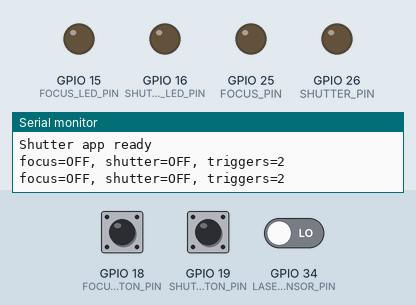
This program was run on a simulated ESP32. Parts: output pins drawn as LEDs (lit = HIGH), the last lines printed to the serial monitor. Inputs (shaded band) come from the test bench; at power-on: GPIO 18 (FOCUS_BUTTON_PIN) LOW, GPIO 19 (SHUTTER_BUTTON_PIN) LOW, GPIO 34 (LASER_SENSOR_PIN) LOW.

Above: at 1.2 s.
1.3 s: GPIO 18 (FOCUS_BUTTON_PIN) pulled HIGH for 0.15 s
At 1.42 s:
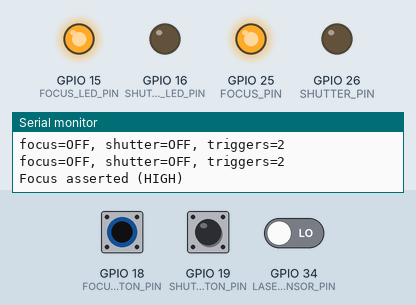
3.0 s: GPIO 19 (SHUTTER_BUTTON_PIN) pulled HIGH for 0.15 s
At 3.15 s:
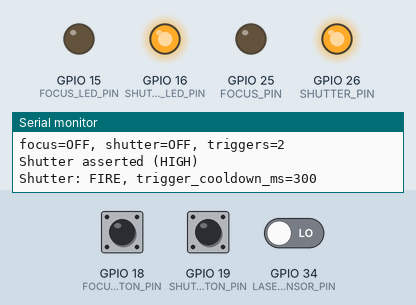
4.7 s: GPIO 18 (FOCUS_BUTTON_PIN) pulled HIGH for 1 s
At 6.9 s:
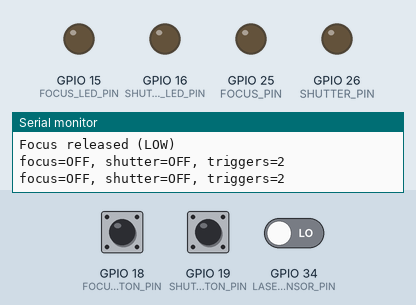
7.2 s: GPIO 18 (FOCUS_BUTTON_PIN) pulled HIGH for 3.2 s
At 8.2 s:
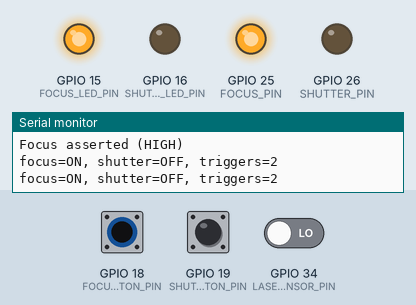
11.9 s: GPIO 34 (LASER_SENSOR_PIN) driven HIGH
At 12.5 s:
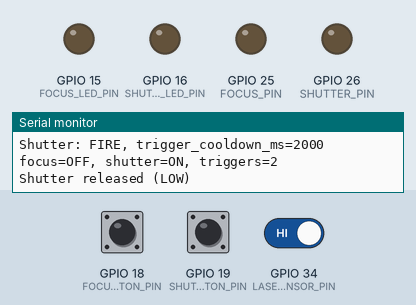
13.6 s: GPIO 18 (FOCUS_BUTTON_PIN) driven HIGH and GPIO 19 (SHUTTER_BUTTON_PIN) driven HIGH
At 13.75 s:
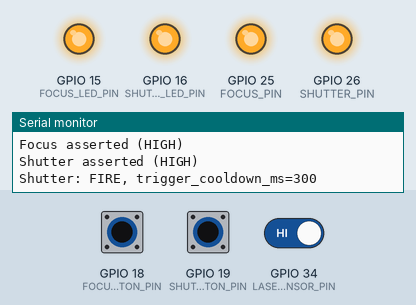
Timing chart, 0 to 16.3 s (numbered marks = the images above; inputs shaded):
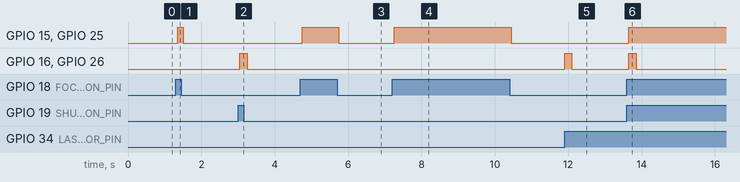

Measured:
- after the input at 1.3 s, GPIO 15 (FOCUS_LED_PIN), GPIO 25 (FOCUS_PIN): LOW → HIGH after 0.05 s, → LOW 0.15 s later
- after the input at 3.0 s, GPIO 16 (SHUTTER_LED_PIN), GPIO 26 (SHUTTER_PIN): LOW → HIGH after 0.05 s, → LOW 0.20 s later
- after the input at 4.7 s, GPIO 15 (FOCUS_LED_PIN), GPIO 25 (FOCUS_PIN): LOW → HIGH after 0.05 s, → LOW 1.0 s later
- after the input at 7.2 s, GPIO 15 (FOCUS_LED_PIN), GPIO 25 (FOCUS_PIN): LOW → HIGH after 0.05 s, → LOW 3.2 s later
- after the input at 11.9 s, GPIO 16 (SHUTTER_LED_PIN), GPIO 26 (SHUTTER_PIN): LOW → HIGH at once, → LOW 0.20 s later
- after the input at 13.6 s, GPIO 15 (FOCUS_LED_PIN), GPIO 25 (FOCUS_PIN): LOW → HIGH after 0.05 s; GPIO 16 (SHUTTER_LED_PIN), GPIO 26 (SHUTTER_PIN): LOW → HIGH after 0.05 s, → LOW 0.20 s later

The program:

main.cpp
```cpp
#include <Arduino.h>

#include "ButtonShutterTrigger.h"
#include "Config.h"
#include "DebouncedButton.h"
#include "IShutterTrigger.h"
#include "Ky008LaserSensor.h"
#include "LaserBreakShutterTrigger.h"
#include "OptocouplerShutterController.h"
#include "ShutterApp.h"

namespace {
// Inputs
DebouncedButton focusButton(Config::FOCUS_BUTTON_PIN, Config::BUTTON_DEBOUNCE_MS);
DebouncedButton shutterButton(Config::SHUTTER_BUTTON_PIN, Config::BUTTON_DEBOUNCE_MS);
Ky008LaserSensor laserSensor(Config::LASER_SENSOR_PIN, INPUT,
                             Config::LASER_SENSOR_DETECTED_STATE);

// Shutter trigger sources
ButtonShutterTrigger buttonTrigger(shutterButton,
                                   Config::BUTTON_SHUTTER_MIN_INTERVAL_MS);
LaserBreakShutterTrigger laserTrigger(laserSensor,
                                      Config::LASER_SHUTTER_MIN_INTERVAL_MS);

IShutterTrigger* shutterTriggers[] = {&buttonTrigger, &laserTrigger};
constexpr size_t SHUTTER_TRIGGER_COUNT =
    sizeof(shutterTriggers) / sizeof(shutterTriggers[0]);

// Output
OptocouplerShutterController shutterController(Config::FOCUS_PIN, Config::SHUTTER_PIN,
                                                Config::FOCUS_LED_PIN, Config::SHUTTER_LED_PIN);

// Application coordinator
ShutterApp app(focusButton, shutterTriggers, SHUTTER_TRIGGER_COUNT,
               shutterController, Config::TELEMETRY_INTERVAL_MS,
               Config::SHUTTER_PULSE_MS);
}  // namespace

void setup() {
  Serial.begin(115200);
  // The button inputs and shutter controller are initialized by ShutterApp.
  // The laser sensor is wrapped by LaserBreakShutterTrigger, but the trigger's
  // begin() relies on the sensor already being configured.
  shutterButton.begin();
  laserSensor.begin();
  app.begin();
}

void loop() { app.update(); }
```

ButtonShutterTrigger.h
```cpp
#pragma once

#include <Arduino.h>

#include "IShutterTrigger.h"
#include "ITriggerInput.h"

// Adapts a level-based ITriggerInput (e.g. a debounced push-button) into a
// one-shot IShutterTrigger. A fire request is generated on the released->held
// rising edge of the underlying input.
class ButtonShutterTrigger : public IShutterTrigger {
 public:
  ButtonShutterTrigger(ITriggerInput& input, uint32_t minimumIntervalMs);

  void begin() override;
  bool consumeFireRequest() override;
  uint32_t minimumIntervalMs() const override;

 private:
  ITriggerInput& input_;
  uint32_t minimumIntervalMs_;
  bool lastHeld_;
};
```

DebouncedButton.h
```cpp
#pragma once

#include <Arduino.h>

#include "ITriggerInput.h"

class DebouncedButton : public ITriggerInput {
 public:
  DebouncedButton(uint8_t pin, uint32_t debounceMs);

  void begin() override;
  bool isHeld() override;

 private:
  uint8_t pin_;
  uint32_t debounceMs_;
  bool lastRawState_;
  bool stableState_;
  uint32_t lastChangeTimeMs_;
};
```

IShutterController.h
```cpp
#pragma once

#include <Arduino.h>

class IShutterController {
 public:
  virtual ~IShutterController() = default;
  virtual void begin() = 0;
  virtual void setFocus(bool active) = 0;
  virtual void setShutter(bool active) = 0;
};
```

IShutterTrigger.h
```cpp
#pragma once

#include <Arduino.h>

// Edge-based, one-shot fire source for the shutter.
//
// Unlike ITriggerInput (which exposes a level signal via isHeld()), an
// IShutterTrigger reports discrete "fire" events. Each call to
// consumeFireRequest() returns true at most once per logical event and then
// clears the request until the next event occurs. Each trigger also owns the
// minimum interval between its accepted fire requests.
class IShutterTrigger {
 public:
  virtual ~IShutterTrigger() = default;
  virtual void begin() = 0;

  // Returns true exactly once for each fire event that has occurred since the
  // previous call. Implementations must internally clear the request after
  // returning true.
  virtual bool consumeFireRequest() = 0;

  // Minimum time between accepted fire requests from this trigger.
  virtual uint32_t minimumIntervalMs() const = 0;
};
```

ITriggerInput.h
```cpp
#pragma once

class ITriggerInput {
 public:
  virtual ~ITriggerInput() = default;
  virtual void begin() = 0;
  virtual bool isHeld() = 0;
};
```

Ky008LaserEmitter.h
```cpp
#pragma once

#include <Arduino.h>

class Ky008LaserEmitter {
 public:
  explicit Ky008LaserEmitter(uint8_t pin);

  void begin(bool initialEnabled = false);
  void setEnabled(bool enabled);
  void turnOn();
  void turnOff();
  bool isEnabled() const;

 private:
  uint8_t pin_;
  bool enabled_;
};
```

Ky008LaserSensor.h
```cpp
#pragma once

#include <Arduino.h>

class Ky008LaserSensor {
 public:
  explicit Ky008LaserSensor(uint8_t pin, uint8_t inputMode = INPUT,
                            bool beamDetectedState = HIGH);

  void begin();
  bool isBeamDetected() const;
  bool isBeamBroken() const;
  int readRaw() const;

 private:
  uint8_t pin_;
  uint8_t inputMode_;
  bool beamDetectedState_;
};
```

LaserBreakShutterTrigger.h
```cpp
#pragma once

#include <Arduino.h>

#include "IShutterTrigger.h"
#include "Ky008LaserSensor.h"

// Generates a one-shot fire request when a laser beam transitions from
// "detected" to "broken". After firing the trigger is disarmed and will only
// re-arm once the beam is detected again, preventing repeated firings while
// the beam remains broken.
class LaserBreakShutterTrigger : public IShutterTrigger {
 public:
  LaserBreakShutterTrigger(Ky008LaserSensor& sensor, uint32_t minimumIntervalMs);

  void begin() override;
  bool consumeFireRequest() override;
  uint32_t minimumIntervalMs() const override;

 private:
  Ky008LaserSensor& sensor_;
  uint32_t minimumIntervalMs_;
  bool armed_;
  bool lastDetected_;
};
```

OptocouplerShutterController.h
```cpp
#pragma once

#include <Arduino.h>

#include "IShutterController.h"

class OptocouplerShutterController : public IShutterController {
 public:
  OptocouplerShutterController(uint8_t focusPin, uint8_t shutterPin,
                               uint8_t focusLedPin, uint8_t shutterLedPin);

  void begin() override;
  void setFocus(bool active) override;
  void setShutter(bool active) override;

 private:
  uint8_t focusPin_;
  uint8_t shutterPin_;
  uint8_t focusLedPin_;
  uint8_t shutterLedPin_;
  bool focusActive_;
  bool shutterActive_;
};
```

ShutterApp.h
```cpp
#pragma once

#include <Arduino.h>

#include "IShutterController.h"
#include "IShutterTrigger.h"
#include "ITriggerInput.h"

// Coordinates a focus input (level-based) with one or more shutter triggers
// (edge-based, one-shot). Each accepted fire request produces a short shutter
// pulse on the controller, subject to the requesting trigger's minimum interval.
class ShutterApp {
 public:
  ShutterApp(ITriggerInput& focusButton,
             IShutterTrigger* const* shutterTriggers,
             size_t shutterTriggerCount,
             IShutterController& shutterController,
             uint32_t telemetryIntervalMs,
             uint32_t shutterPulseMs);

  void begin();
  void update();

 private:
  struct TriggerState {
    uint32_t lastFireTimeMs;
    bool hasFiredOnce;
  };

  static constexpr size_t MAX_SHUTTER_TRIGGERS = 8;

  size_t activeTriggerCount() const;

  ITriggerInput& focusButton_;
  IShutterTrigger* const* shutterTriggers_;
  size_t shutterTriggerCount_;
  IShutterController& shutterController_;
  uint32_t telemetryIntervalMs_;
  uint32_t shutterPulseMs_;
  TriggerState triggerStates_[MAX_SHUTTER_TRIGGERS];

  uint32_t lastTelemetryTimeMs_;
  uint32_t pulseStartTimeMs_;
  bool shutterActive_;
};
```

ButtonShutterTrigger.cpp
```cpp
#include "ButtonShutterTrigger.h"

ButtonShutterTrigger::ButtonShutterTrigger(ITriggerInput& input,
                       uint32_t minimumIntervalMs)
  : input_(input), minimumIntervalMs_(minimumIntervalMs), lastHeld_(false) {}

void ButtonShutterTrigger::begin() {
  // The underlying ITriggerInput is initialized by its owner; we only need to
  // seed our edge-detection state. Treat startup as "not held" so the very
  // first read after begin() can produce an edge if needed.
  lastHeld_ = false;
}

bool ButtonShutterTrigger::consumeFireRequest() {
  const bool held = input_.isHeld();
  const bool risingEdge = held && !lastHeld_;
  lastHeld_ = held;
  return risingEdge;
}

uint32_t ButtonShutterTrigger::minimumIntervalMs() const {
  return minimumIntervalMs_;
}
```

DebouncedButton.cpp
```cpp
#include "DebouncedButton.h"

DebouncedButton::DebouncedButton(uint8_t pin, uint32_t debounceMs)
    : pin_(pin),
      debounceMs_(debounceMs),
      lastRawState_(false),
      stableState_(false),
      lastChangeTimeMs_(0) {}

void DebouncedButton::begin() { pinMode(pin_, INPUT); }

bool DebouncedButton::isHeld() {
  const bool rawPressed = (digitalRead(pin_) == HIGH);

  if (rawPressed != lastRawState_) {
    lastRawState_ = rawPressed;
    lastChangeTimeMs_ = millis();
  }

  if ((millis() - lastChangeTimeMs_) >= debounceMs_) {
    stableState_ = rawPressed;
  }

  return stableState_;
}
```

Ky008LaserEmitter.cpp
```cpp
#include "Ky008LaserEmitter.h"

Ky008LaserEmitter::Ky008LaserEmitter(uint8_t pin) : pin_(pin), enabled_(false) {}

void Ky008LaserEmitter::begin(bool initialEnabled) {
  pinMode(pin_, OUTPUT);
  setEnabled(initialEnabled);
}

void Ky008LaserEmitter::setEnabled(bool enabled) {
  enabled_ = enabled;
  digitalWrite(pin_, enabled ? HIGH : LOW);
}

void Ky008LaserEmitter::turnOn() { setEnabled(true); }

void Ky008LaserEmitter::turnOff() { setEnabled(false); }

bool Ky008LaserEmitter::isEnabled() const { return enabled_; }
```

Ky008LaserSensor.cpp
```cpp
#include "Ky008LaserSensor.h"

Ky008LaserSensor::Ky008LaserSensor(uint8_t pin, uint8_t inputMode,
                                   bool beamDetectedState)
    : pin_(pin), inputMode_(inputMode), beamDetectedState_(beamDetectedState) {}

void Ky008LaserSensor::begin()
{
  pinMode(pin_, inputMode_);
}

bool Ky008LaserSensor::isBeamDetected() const
{
  return readRaw() == (beamDetectedState_ ? HIGH : LOW);
}

bool Ky008LaserSensor::isBeamBroken() const
{
  return !isBeamDetected();
}

int Ky008LaserSensor::readRaw() const
{
  int value = digitalRead(pin_);


  //static int prevmillis = 0;
  //if (millis() - prevmillis > 500)
  //{
  //  Serial.print("Raw sensor value: ");
  //  Serial.println(value);
  //  prevmillis = millis();
  //}


  return value;
}
```

LaserBreakShutterTrigger.cpp
```cpp
#include "LaserBreakShutterTrigger.h"

LaserBreakShutterTrigger::LaserBreakShutterTrigger(Ky008LaserSensor& sensor,
                                                   uint32_t minimumIntervalMs)
    : sensor_(sensor),
      minimumIntervalMs_(minimumIntervalMs),
      armed_(false),
      lastDetected_(false) {}

void LaserBreakShutterTrigger::begin() {
  // The sensor itself is initialized by its owner. We only arm the trigger
  // if the beam is currently detected; otherwise the user must restore the
  // beam at least once before a break will fire the shutter.
  lastDetected_ = sensor_.isBeamDetected();
  armed_ = lastDetected_;
}

bool LaserBreakShutterTrigger::consumeFireRequest() {
  const bool detected = sensor_.isBeamDetected();
  bool fire = false;

  //Serial.print("LaserBreakShutterTrigger: detected=");  Serial.println(detected);

  if (detected) {
    // Beam present: re-arm so the next break can fire.
    armed_ = true;
  } else if (lastDetected_ && armed_) {
    // detected -> broken transition while armed: fire once and disarm.
    fire = true;
    armed_ = false;
  }

  lastDetected_ = detected;
  return fire;
}

uint32_t LaserBreakShutterTrigger::minimumIntervalMs() const {
  return minimumIntervalMs_;
}
```

OptocouplerShutterController.cpp
```cpp
#include "OptocouplerShutterController.h"

OptocouplerShutterController::OptocouplerShutterController(
    uint8_t focusPin, uint8_t shutterPin,
    uint8_t focusLedPin, uint8_t shutterLedPin)
    : focusPin_(focusPin), shutterPin_(shutterPin),
      focusLedPin_(focusLedPin), shutterLedPin_(shutterLedPin),
      focusActive_(false), shutterActive_(false) {}

void OptocouplerShutterController::begin() {
  pinMode(focusPin_, OUTPUT);
  pinMode(shutterPin_, OUTPUT);
  pinMode(focusLedPin_, OUTPUT);
  pinMode(shutterLedPin_, OUTPUT);

  digitalWrite(focusPin_, LOW);
  digitalWrite(shutterPin_, LOW);
  digitalWrite(focusLedPin_, LOW);
  digitalWrite(shutterLedPin_, LOW);

  Serial.println("Shutter controller initialized: focus=LOW, shutter=LOW");
}

void OptocouplerShutterController::setFocus(bool active) {
  if (active != focusActive_) {
    focusActive_ = active;
    digitalWrite(focusPin_, active ? HIGH : LOW);
    digitalWrite(focusLedPin_, active ? HIGH : LOW);
    Serial.print("Focus ");
    Serial.println(active ? "asserted (HIGH)" : "released (LOW)");
  }
}

void OptocouplerShutterController::setShutter(bool active) {
  if (active != shutterActive_) {
    shutterActive_ = active;
    digitalWrite(shutterPin_, active ? HIGH : LOW);
    digitalWrite(shutterLedPin_, active ? HIGH : LOW);
    Serial.print("Shutter ");
    Serial.println(active ? "asserted (HIGH)" : "released (LOW)");
  }
}
```

ShutterApp.cpp
```cpp
#include "ShutterApp.h"

ShutterApp::ShutterApp(ITriggerInput& focusButton,
                       IShutterTrigger* const* shutterTriggers,
                       size_t shutterTriggerCount,
                       IShutterController& shutterController,
                       uint32_t telemetryIntervalMs,
                       uint32_t shutterPulseMs)
    : focusButton_(focusButton),
      shutterTriggers_(shutterTriggers),
      shutterTriggerCount_(shutterTriggerCount),
      shutterController_(shutterController),
      telemetryIntervalMs_(telemetryIntervalMs),
      shutterPulseMs_(shutterPulseMs),
      triggerStates_(),
      lastTelemetryTimeMs_(0),
      pulseStartTimeMs_(0),
      shutterActive_(false) {}

void ShutterApp::begin() {
  focusButton_.begin();

  if (shutterTriggerCount_ > MAX_SHUTTER_TRIGGERS) {
    Serial.print("Too many shutter triggers configured; using first ");
    Serial.println(MAX_SHUTTER_TRIGGERS);
  }

  for (size_t i = 0; i < activeTriggerCount(); ++i) {
    if (shutterTriggers_[i] != nullptr) {
      shutterTriggers_[i]->begin();
    }
  }
  shutterController_.begin();
  Serial.println("Shutter app ready");
}

size_t ShutterApp::activeTriggerCount() const {
  return shutterTriggerCount_ < MAX_SHUTTER_TRIGGERS ? shutterTriggerCount_
                                                     : MAX_SHUTTER_TRIGGERS;
}

void ShutterApp::update() {
  const uint32_t now = millis();

  // --- Focus: level-based, follows the focus input directly.
  const bool focusHeld = focusButton_.isHeld();
  shutterController_.setFocus(focusHeld);

  // --- Shutter triggers: poll every source so internal edge state advances,
  // even if we won't act on the request because of cooldown/active pulse.
  bool fireAccepted = false;
  uint32_t acceptedCooldownMs = 0;
  for (size_t i = 0; i < activeTriggerCount(); ++i) {
    IShutterTrigger* trigger = shutterTriggers_[i];
    if (trigger == nullptr) continue;
    if (!trigger->consumeFireRequest()) continue;

    TriggerState& triggerState = triggerStates_[i];
    const uint32_t triggerCooldownMs = trigger->minimumIntervalMs();
    const bool cooldownElapsed =
        !triggerState.hasFiredOnce ||
        (now - triggerState.lastFireTimeMs) >= triggerCooldownMs;

    if (!fireAccepted && !shutterActive_ && cooldownElapsed) {
      shutterActive_ = true;
      pulseStartTimeMs_ = now;
      triggerState.lastFireTimeMs = now;
      triggerState.hasFiredOnce = true;
      acceptedCooldownMs = triggerCooldownMs;
      shutterController_.setShutter(true);
      Serial.print("Shutter: FIRE, trigger_cooldown_ms=");
      Serial.println(acceptedCooldownMs);
      fireAccepted = true;
    }
  }

  if (!fireAccepted && shutterActive_ &&
      (now - pulseStartTimeMs_) >= shutterPulseMs_) {
    shutterActive_ = false;
    shutterController_.setShutter(false);
  } else if (!fireAccepted && !shutterActive_) {
    // Keep the controller line low between pulses.
    shutterController_.setShutter(false);
  }

  // --- Telemetry
  if (now - lastTelemetryTimeMs_ >= telemetryIntervalMs_) {
    lastTelemetryTimeMs_ = now;
    Serial.print("focus=");
    Serial.print(focusHeld ? "ON" : "OFF");
    Serial.print(", shutter=");
    Serial.print(shutterActive_ ? "ON" : "OFF");
    Serial.print(", triggers=");
    Serial.println(activeTriggerCount());
  }
}
```

Config.h
```cpp
#pragma once

#include <Arduino.h>

namespace Config {
constexpr uint8_t FOCUS_PIN = 25;
constexpr uint8_t SHUTTER_PIN = 26;
constexpr uint8_t FOCUS_LED_PIN = 15;
constexpr uint8_t SHUTTER_LED_PIN = 16;
constexpr uint8_t FOCUS_BUTTON_PIN = 18;
constexpr uint8_t SHUTTER_BUTTON_PIN = 19;
constexpr uint8_t LASER_EMITTER_PIN = 32;
constexpr uint8_t LASER_SENSOR_PIN = 34;

// Logic level on LASER_SENSOR_PIN when the beam is detected by the sensor.
// The KY-008 receiver wiring used here pulls the line LOW while the beam is
// present.
constexpr bool LASER_SENSOR_DETECTED_STATE = LOW;

constexpr uint32_t BUTTON_DEBOUNCE_MS = 50;
constexpr uint32_t TELEMETRY_INTERVAL_MS = 500;

// Duration of a single shutter pulse driven by the controller.
constexpr uint32_t SHUTTER_PULSE_MS = 200;

// Minimum time between accepted shutter firings from each trigger source.
constexpr uint32_t BUTTON_SHUTTER_MIN_INTERVAL_MS = 300;
constexpr uint32_t LASER_SHUTTER_MIN_INTERVAL_MS = 2000;
}  // namespace Config
```
